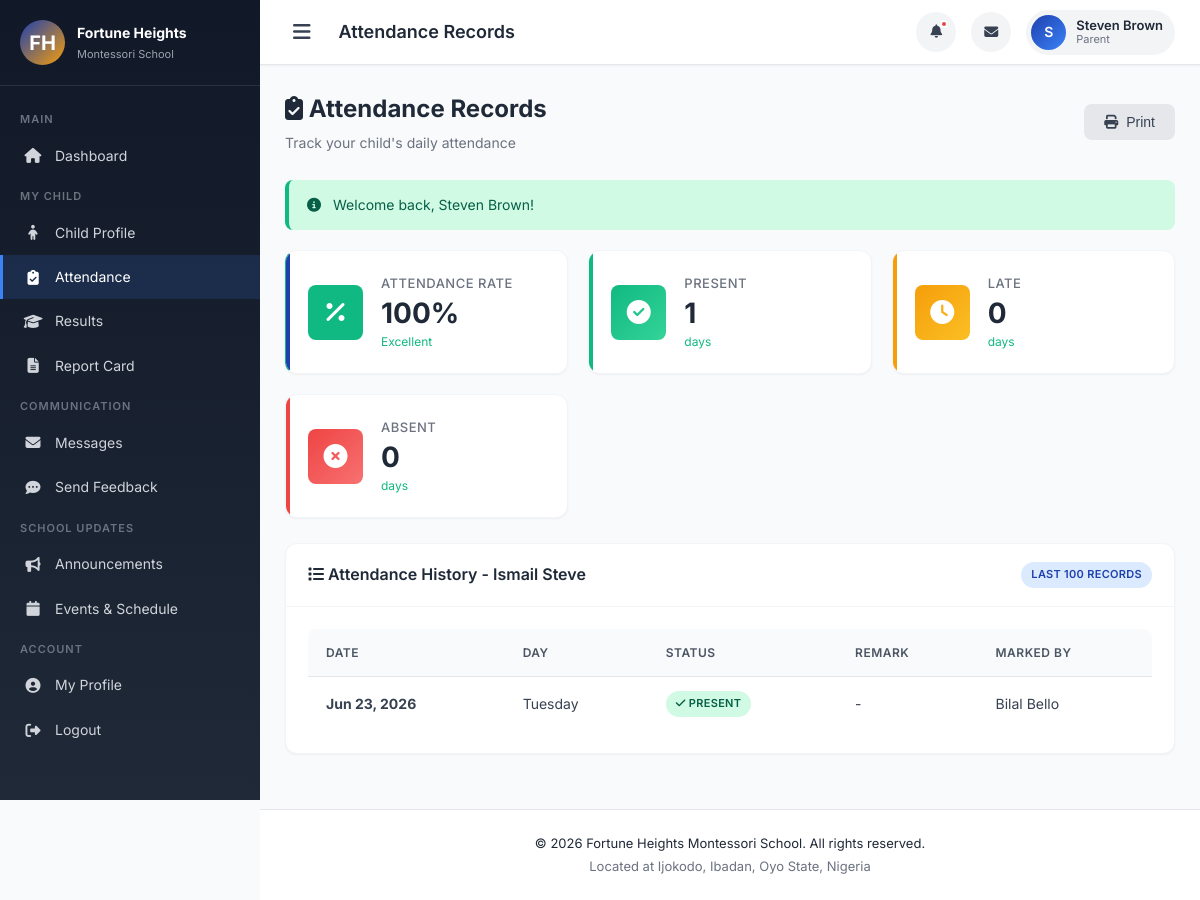
/public/index.php?page=attendance (signed in), run on the app's committed database.
### tables this page shows
CREATE TABLE `students` (
  `id` int(11) NOT NULL,
  `admission_no` varchar(20) NOT NULL,
  `full_name` varchar(150) NOT NULL,
  `gender` enum('Male','Female') NOT NULL,
  `date_of_birth` date NOT NULL,
  `class_id` int(11) NOT NULL,
  `parent_id` int(11) NOT NULL,
  `admission_date` date NOT NULL,
  `address` text DEFAULT NULL,
  `medical_info` text DEFAULT NULL,
  `avatar` varchar(255) DEFAULT 'default.png',
  `is_active` tinyint(1) DEFAULT 1,
  `created_at` timestamp NOT NULL DEFAULT current_timestamp()
);

CREATE TABLE `attendance` (
  `id` int(11) NOT NULL,
  `student_id` int(11) NOT NULL,
  `class_id` int(11) NOT NULL,
  `date` date NOT NULL,
  `status` enum('Present','Absent','Late') NOT NULL,
  `remark` varchar(255) DEFAULT NULL,
  `marked_by` int(11) NOT NULL,
  `term_id` int(11) NOT NULL,
  `created_at` timestamp NOT NULL DEFAULT current_timestamp()
);

CREATE TABLE `teachers` (
  `id` int(11) NOT NULL,
  `staff_id` varchar(20) NOT NULL,
  `full_name` varchar(150) NOT NULL,
  `email` varchar(150) NOT NULL,
  `phone` varchar(20) DEFAULT NULL,
  `gender` enum('Male','Female') NOT NULL,
  `qualification` varchar(150) DEFAULT NULL,
  `password` varchar(255) NOT NULL,
  `avatar` varchar(255) DEFAULT 'default.png',
  `class_id` int(11) DEFAULT NULL,
  `is_active` tinyint(1) DEFAULT 1,
  `last_login` datetime DEFAULT NULL,
  `created_at` timestamp NOT NULL DEFAULT current_timestamp()
);

### app/controllers/AttendanceController.php (called while the page is built, shortened)
<?php
require_once APP_PATH . '/models/Attendance.php';
class AttendanceController {
    public function parentView() {
        $db = db();
        $stmt = $db->prepare("SELECT s.*, c.class_name FROM students s
            JOIN classes c ON s.class_id = c.id
            WHERE s.parent_id = ?");
        $stmt->execute([Auth::id()]);
        $children = $stmt->fetchAll();
        $attendanceData = [];
        foreach ($children as $child) {
            $attendanceData[$child['id']] = [
                'child' => $child,
                'percentage' => calculateAttendancePercentage($child['id']),
                'records' => $db->prepare("SELECT * FROM attendance WHERE student_id = ? ORDER BY date DESC LIMIT 30")
                    ->execute([$child['id']]) ? [] : []
            ];
            $stmt = $db->prepare("SELECT * FROM attendance WHERE student_id = ? ORDER BY date DESC LIMIT 30");
            $stmt->execute([$child['id']]);
            $attendanceData[$child['id']]['records'] = $stmt->fetchAll();
        }
        require APP_PATH . '/views/parent/attendance.php';
    }
}

### app/views/parent/attendance.php (the view, shortened to what this page needs)
<?php
require_once APP_PATH . '/views/layouts/header.php';
$db = db();
$selectedChild = $_GET['child_id'] ?? null;
$stmt = $db->prepare("SELECT s.*, c.class_name FROM students s
    JOIN classes c ON s.class_id = c.id
    WHERE s.parent_id = ? AND s.is_active = 1 ORDER BY s.full_name");
$stmt->execute([Auth::id()]);
$children = $stmt->fetchAll();
if (!$selectedChild && !empty($children)) {
    $selectedChild = $children[0]['id'];
}
$attendanceRecords = [];
$summary = ['total' => 0, 'present' => 0, 'absent' => 0, 'late' => 0, 'percentage' => 0];
if ($selectedChild) {
    $stmt = $db->prepare("SELECT a.*, t.full_name as marked_by_name
        FROM attendance a
        LEFT JOIN teachers t ON a.marked_by = t.id
        WHERE a.student_id = ?
        ORDER BY a.date DESC LIMIT 100");
    $stmt->execute([$selectedChild]);
    $attendanceRecords = $stmt->fetchAll();
    foreach ($attendanceRecords as $rec) {
        $summary['total']++;
        if ($rec['status'] === 'Present') $summary['present']++;
        elseif ($rec['status'] === 'Absent') $summary['absent']++;
        elseif ($rec['status'] === 'Late') $summary['late']++;
    }
    $summary['percentage'] = $summary['total'] > 0
        ? round((($summary['present'] + $summary['late']) / $summary['total']) * 100, 1)
        : 0;
}
$category = getAttendanceCategory($summary['percentage']);
$selectedChildData = null;
foreach ($children as $c) {
    if ($c['id'] == $selectedChild) { $selectedChildData = $c; break; }
}
?>
<div class="dashboard-wrapper">
    <?php include APP_PATH . '/views/layouts/sidebar.php'; ?>
    <div class="main-content">
        <?php include APP_PATH . '/views/layouts/topbar.php'; ?>
        <div class="content-area">
            <div class="page-header">
                <div>
                    <h2><i class="fas fa-clipboard-check"></i> Attendance Records</h2>
                    <p>Track your child's daily attendance</p>
                </div>
                <button onclick="window.print()" class="btn btn-secondary">
                    <i class="fas fa-print"></i> Print
                </button>
            </div>
            <?php if (empty($children)): ?>
                <div class="card"><div class="card-body">
                    <div class="empty-state">
                        <i class="fas fa-child"></i>
                        <p>No children registered. Contact admin.</p>
                    </div>
                </div></div>
            <?php else: ?>
                <?php if ($selectedChildData): ?>
                    <div class="stats-grid">
                        <div class="stat-card" style="border-left-color:<?= $category['color'] ?>;">
                            <div class="stat-icon" style="background:<?= $category['color'] ?>;"><i class="fas fa-percentage"></i></div>
                            <div class="stat-info">
                                <h4>Attendance Rate</h4>
                                <div class="value"><?= $summary['percentage'] ?>%</div>
                                <div class="change"><?= $category['label'] ?></div>
                            </div>
                        </div>
                        <div class="stat-card success">
                            <div class="stat-icon"><i class="fas fa-check-circle"></i></div>
                            <div class="stat-info">
                                <h4>Present</h4>
                                <div class="value"><?= $summary['present'] ?></div>
                                <div class="change">days</div>
                            </div>
                        </div>
                        <div class="stat-card warning">
                            <div class="stat-icon"><i class="fas fa-clock"></i></div>
                            <div class="stat-info">
                                <h4>Late</h4>
                                <div class="value"><?= $summary['late'] ?></div>
                                <div class="change">days</div>
                            </div>
                        </div>
                        <div class="stat-card danger">
                            <div class="stat-icon"><i class="fas fa-times-circle"></i></div>
                            <div class="stat-info">
                                <h4>Absent</h4>
                                <div class="value"><?= $summary['absent'] ?></div>
                                <div class="change">days</div>
                            </div>
                        </div>
                    </div>
                    <div class="card">
                        <div class="card-header">
                            <h3><i class="fas fa-list"></i> Attendance History - <?= e($selectedChildData['full_name']) ?></h3>
                            <span class="badge badge-info">Last 100 records</span>
                        </div>
                        <div class="card-body p-0">
                            <?php if (empty($attendanceRecords)): ?>
                                <div class="empty-state">
                                    <i class="fas fa-clipboard"></i>
                                    <p>No attendance records yet</p>
                                </div>
                            <?php else: ?>
                                <div class="table-responsive">
                                    <table class="table">
                                        <thead>
                                            <tr>
                                                <th>Date</th>
                                                <th>Day</th>
                                                <th>Status</th>
                                                <th>Remark</th>
                                                <th>Marked By</th>
                                            </tr>
                                        </thead>
                                        <tbody>
                                            <?php foreach ($attendanceRecords as $rec): ?>
                                                <tr>
                                                    <td><strong><?= formatDate($rec['date']) ?></strong></td>
                                                    <td><?= date('l', strtotime($rec['date'])) ?></td>
                                                    <td>
                                                        <span class="badge badge-<?= strtolower($rec['status']) ?>">
                                                            <i class="fas fa-<?= $rec['status'] === 'Present' ? 'check' : ($rec['status'] === 'Absent' ? 'times' : 'clock') ?>"></i>
                                                            <?= e($rec['status']) ?>
                                                        </span>
                                                    </td>
                                                    <td><?= e($rec['remark'] ?? '-') ?></td>
                                                    <td><?= e($rec['marked_by_name'] ?? 'System') ?></td>
                                                </tr>
                                            <?php endforeach; ?>
                                        </tbody>
                                    </table>
                                </div>
                            <?php endif; ?>
                        </div>
                    </div>
                <?php endif; ?>
            <?php endif; ?>
        </div>
        <?php include APP_PATH . '/views/layouts/footer.php'; ?>

### data on the page
students: full_name "Ismail Steve"
attendance: date "Jun 23, 2026", date "Tuesday", status "PRESENT", remark "-", marked_by.full_name "Bilal Bello"

### other printed values
$pageTitle "Attendance Records"
substr(Auth::name(), 0, 1) "S"
Auth::name() "Steven Brown"
Auth::role() "Parent"
$message "Welcome back, Steven Brown!"
$summary['percentage'] "100"
$category['label'] "Excellent"
$summary['present'] "1"
$summary['late'] "0"
$summary['absent'] "0"
SCHOOL_NAME "Fortune Heights Montessori School"
SCHOOL_ADDRESS "Ijokodo, Ibadan, Oyo State, Nigeria"
